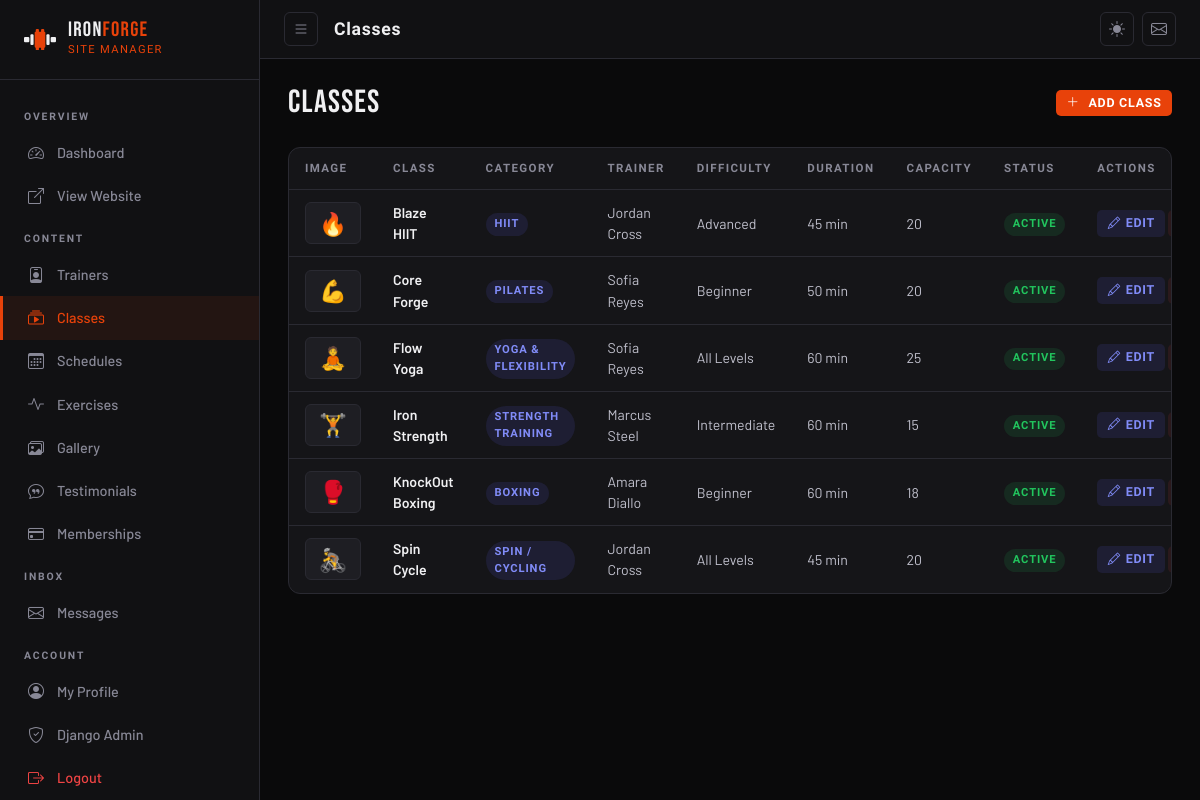
The page /manage/classes/ (signed in) on the database its author committed.
### core/models.py (models this page shows, shortened)
class GymClass(models.Model):
    DIFFICULTY_CHOICES = [
        ('beginner', 'Beginner'),
        ('intermediate', 'Intermediate'),
        ('advanced', 'Advanced'),
        ('all', 'All Levels'),
    ]
    CATEGORY_CHOICES = [
        ('strength', 'Strength Training'),
        ('cardio', 'Cardio'),
        ('yoga', 'Yoga & Flexibility'),
        ('hiit', 'HIIT'),
        ('pilates', 'Pilates'),
        ('boxing', 'Boxing'),
        ('spin', 'Spin / Cycling'),
        ('crossfit', 'CrossFit'),
    ]
    name = models.CharField(max_length=100)
    slug = models.SlugField(unique=True, blank=True)
    category = models.CharField(max_length=20, choices=CATEGORY_CHOICES, default='strength')
    description = models.TextField()
    trainer = models.ForeignKey(Trainer, on_delete=models.SET_NULL, null=True, related_name='classes')
    difficulty = models.CharField(max_length=20, choices=DIFFICULTY_CHOICES, default='all')
    duration_minutes = models.PositiveIntegerField(default=60)
    max_capacity = models.PositiveIntegerField(default=20)
    image = models.ImageField(upload_to='classes/', blank=True, null=True)
    icon = models.CharField(max_length=50, default='🏋️', help_text="Emoji icon for the class")
    is_active = models.BooleanField(default=True)
    class Meta:
        verbose_name = 'Gym Class'
        verbose_name_plural = 'Gym Classes'
        ordering = ['name']

class Trainer(models.Model):
    name = models.CharField(max_length=100)
    slug = models.SlugField(unique=True, blank=True)
    specialty = models.CharField(max_length=200)
    bio = models.TextField()
    photo = models.ImageField(upload_to='trainers/', blank=True, null=True)
    experience_years = models.PositiveIntegerField(default=1)
    certifications = models.TextField(blank=True, help_text="Comma-separated certifications")
    instagram = models.URLField(blank=True)
    order = models.PositiveIntegerField(default=0)
    is_active = models.BooleanField(default=True)
    class Meta:
        ordering = ['order', 'name']

### core/admin_views.py (the view)
# urls.py: path('classes/',                   v.class_list,     name='class_list'),
@staff_member_required(login_url='/accounts/login/')
def class_list(request):
    classes = GymClass.objects.select_related('trainer').all()
    return render(request, 'admin_panel/class_list.html', {
        'classes': classes, 'meta_title': 'Manage Classes'
    })

### core/context_processors.py (called while the page is built)
def admin_panel_context(request):
    if request.user.is_authenticated and request.user.is_staff:
        return {
            'unread_count': ContactMessage.objects.filter(is_read=False).count()
        }
    return {'unread_count': 0}

### templates/admin_panel/class_list.html (shortened to what this page needs)
{% extends 'admin_panel/base.html' %}
{% block page_title %}Classes{% endblock %}
{% block content %}
<div class="ap-page-header">
    <div class="ap-page-title">CLASSES</div>
    <a href="{% url 'admin_panel:class_create' %}" class="ap-action ap-action-primary"><i class="bi bi-plus-lg me-1"></i>Add Class</a>
</div>
<div class="ap-card">
    <div style="overflow-x:auto">
        <table class="ap-table">
            <thead>
                <tr>
                    <th>Image</th>
                    <th>Class</th>
                    <th>Category</th>
                    <th>Trainer</th>
                    <th>Difficulty</th>
                    <th>Duration</th>
                    <th>Capacity</th>
                    <th>Status</th>
                    <th>Actions</th>
                </tr>
            </thead>
            <tbody>
                {% for c in classes %}
                <tr>
                    <td style="width:72px;padding:0.5rem 1rem">
                        {% if c.image %}
                        <img src="{{ c.image.url }}" alt="{{ c.name }}"
                             style="width:56px;height:42px;object-fit:cover;border-radius:6px;border:1px solid var(--border);display:block">
                        {% else %}
                        <div style="width:56px;height:42px;border-radius:6px;border:1px solid var(--border);background:var(--surface);display:flex;align-items:center;justify-content:center;font-size:1.4rem">
                            {{ c.icon }}
                        </div>
                        {% endif %}
                    </td>
                    <td class="td-name">{{ c.name }}</td>
                    <td><span class="ap-pill ap-pill-blue">{{ c.get_category_display }}</span></td>
                    <td>{{ c.trainer.name|default:"—" }}</td>
                    <td>{{ c.get_difficulty_display }}</td>
                    <td>{{ c.duration_minutes }} min</td>
                    <td>{{ c.max_capacity }}</td>
                    <td>{% if c.is_active %}<span class="ap-pill ap-pill-green">Active</span>{% else %}<span class="ap-pill ap-pill-red">Inactive</span>{% endif %}</td>
                    <td style="white-space:nowrap">
                        <a href="{% url 'admin_panel:class_edit' c.pk %}" class="ap-action ap-action-edit"><i class="bi bi-pencil"></i> Edit</a>
                        <a href="{% url 'admin_panel:class_delete' c.pk %}" class="ap-action ap-action-delete"></a>
                    </td>
                </tr>
                {% empty %}
                <tr><td colspan="9" style="text-align:center;color:var(--text-muted);padding:2rem">No classes yet. <a href="{% url 'admin_panel:class_create' %}" style="color:var(--accent)">Add one</a>.</td></tr>
                {% endfor %}
            </tbody>
        </table>
    </div>
</div>
{% endblock %}

### static/css/main.css (style rules this page uses)
[data-theme="dark"] { --bg: #0a0a0b; --bg-2: #111113; --bg-3: #1a1a1e; --bg-card: #151518; --surface: #1e1e23; --surface-2: #252529; --text: #f0f0f2; --text-muted: #888896; --text-light: #c0c0cc; --border: #2a2a32; --accent: #e8420a; --accent-2: #ff6b35; --accent-hover: #c23508; --gold: #c9a84c; --nav-bg: rgba(10, 10, 11, 0.92); --shadow: 0 4px 30px rgba(0,0,0,0.6); --glow: 0 0 40px rgba(232, 66, 10, 0.15); }
*, *::before, *::after { box-sizing: border-box; }
html { scroll-behavior: smooth; }
body { font-family: 'Barlow', sans-serif; background: var(--bg); color: var(--text); transition: background 0.3s ease, color 0.3s ease; overflow-x: hidden; }
a { text-decoration: none; color: inherit; transition: color 0.2s; }

### templates/admin_panel/base.html (style rules this page uses)
.ap-page-header { display: flex; align-items: center; justify-content: space-between; flex-wrap: wrap; gap: 1rem; margin-bottom: 1.75rem; }
.ap-page-title { font-family: 'Bebas Neue', sans-serif; font-size: 2rem; letter-spacing: 0.04em; color: var(--text); line-height: 1; }
.ap-card { background: var(--bg-card); border: 1px solid var(--border); border-radius: 12px; overflow: hidden; }
.ap-table { width: 100%; border-collapse: collapse; font-size: 0.88rem; }
.ap-table th { font-family: 'Barlow Condensed', sans-serif; font-size: 0.72rem; font-weight: 700; letter-spacing: 0.12em; text-transform: uppercase; color: var(--text-muted); padding: 0.75rem 1rem; border-bottom: 1px solid var(--border); white-space: nowrap; }
.ap-table td { padding: 0.75rem 1rem; color: var(--text-light); border-bottom: 1px solid var(--border); vertical-align: middle; }
.ap-table tr:last-child td { border-bottom: none; }
.ap-table .td-name { color: var(--text); font-weight: 600; }
.ap-action { display:inline-flex; align-items:center; gap:0.3rem; font-family:'Barlow Condensed',sans-serif; font-size:0.78rem; font-weight:700; letter-spacing:0.06em; text-transform:uppercase; padding:0.25rem 0.65rem; border-radius:5px; border:none; cursor:pointer; transition:all 0.15s; text-decoration:none; white-space:nowrap; }
.ap-action-edit { background:rgba(99,102,241,0.12); color:#818cf8; }
.ap-action-delete { background:rgba(239,68,68,0.1); color:#ef4444; }
.ap-action-primary { background:var(--accent); color:white; }
.ap-pill { display:inline-flex; align-items:center; font-family:'Barlow Condensed',sans-serif; font-size:0.7rem; font-weight:700; letter-spacing:0.08em; text-transform:uppercase; padding:0.18rem 0.55rem; border-radius:100px; }
.ap-pill-green { background:rgba(34,197,94,0.12); color:#22c55e; }
.ap-pill-blue { background:rgba(99,102,241,0.12); color:#818cf8; }

### rows shown on the page
GymClass: icon "🔥", name "Blaze HIIT", category "HIIT", trainer.name "Jordan Cross", difficulty "Advanced", duration_minutes "45", max_capacity "20", is_active "ACTIVE"
GymClass: icon "💪", name "Core Forge", category "PILATES", trainer.name "Sofia Reyes", difficulty "Beginner", duration_minutes "50", max_capacity "20", is_active "ACTIVE"
GymClass: icon "🧘", name "Flow Yoga", category "YOGA & FLEXIBILITY", trainer.name "Sofia Reyes", difficulty "All Levels", duration_minutes "60", max_capacity "25", is_active "ACTIVE"
GymClass: icon "🏋️", name "Iron Strength", category "STRENGTH TRAINING", trainer.name "Marcus Steel", difficulty "Intermediate", duration_minutes "60", max_capacity "15", is_active "ACTIVE"
GymClass: icon "🥊", name "KnockOut Boxing", category "BOXING", trainer.name "Amara Diallo", difficulty "Beginner", duration_minutes "60", max_capacity "18", is_active "ACTIVE"
GymClass: icon "🚴", name "Spin Cycle", category "SPIN / CYCLING", trainer.name "Jordan Cross", difficulty "All Levels", duration_minutes "45", max_capacity "20", is_active "ACTIVE"
